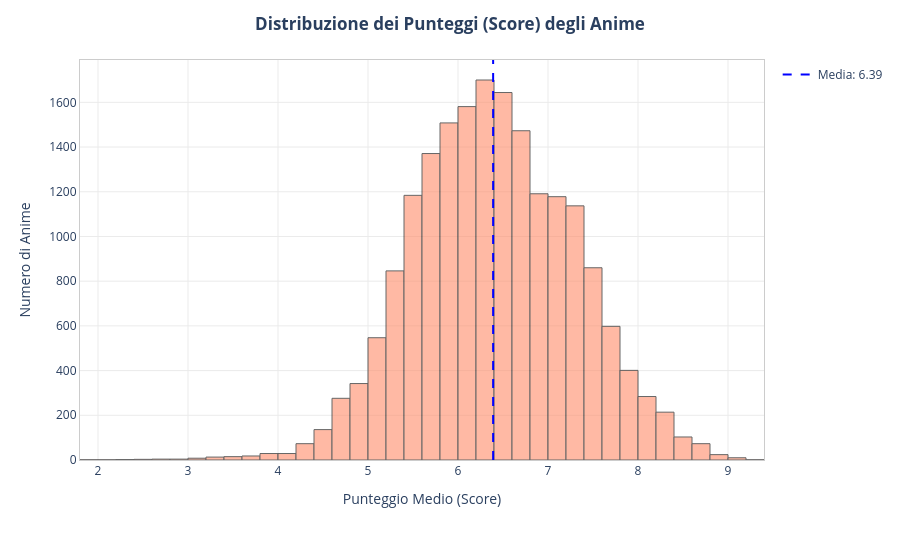

This figure's notebook cell:
### Markdown cell above
## 3. Overview e Distribuzione Globale (Il "Colpo d'occhio")

Per un Fan, il primo interesse è spesso capire come si posizionano i propri anime preferiti rispetto alla media generale. Iniziamo analizzando la distribuzione dei punteggi (`score`). 

* **Scelta di Design (HCI):** Utilizziamo un istogramma con una curva di densità (KDE). Questo permette all'utente di identificare immediatamente dov'è la "maggioranza" dei voti, fornendo un ancoraggio cognitivo prima di esplorare dati più specifici.

### Code cell
import plotly.express as px
import plotly.graph_objects as go

# Rimuoviamo i valori nulli 
df_voti_validi = df_details[df_details['score'].notnull()].copy()
media_score = df_voti_validi['score'].mean()

# Creiamo l'istogramma
fig = px.histogram(
    df_voti_validi, 
    x='score', 
    color_discrete_sequence=['#FF8C69'] # Colore leggermente più chiaro per simulare Seaborn
)

# 1. CORREZIONE COLONNE E TRASPARENZA
fig.update_traces(
    xbins=dict(start=1, end=10, size=0.2), # Forza le colonne ad essere sottili come in Seaborn
    marker_line_color='black', 
    marker_line_width=1, 
    opacity=0.6, # Aggiunge la trasparenza esatta di "Prima.jpeg"
    hovertemplate='<b>Punteggio:</b> %{x}<br><b>Numero di Anime:</b> %{y}<extra></extra>' 
)

# 2. CORREZIONE LAYOUT E GRIGLIA
fig.update_layout(
    title='<b>Distribuzione dei Punteggi (Score) degli Anime</b>',
    title_x=0.5, # Centra il titolo come in Seaborn
    xaxis_title='Punteggio Medio (Score)',
    yaxis_title='Numero di Anime',
    plot_bgcolor='white', # Sfondo bianco
    width=900, 
    height=540,
    hoverlabel=dict(bgcolor="white", font_size=13, font_family="Arial")
)

# Creiamo il "riquadro" grigio chiaro attorno al grafico (Bounding Box) e la griglia interna
fig.update_xaxes(
    showgrid=True, gridwidth=1, gridcolor='#EBEBEB', 
    showline=True, linewidth=1, linecolor='#CCCCCC', mirror=True # 'mirror=True' chiude il riquadro
)
fig.update_yaxes(
    showgrid=True, gridwidth=1, gridcolor='#EBEBEB', 
    showline=True, linewidth=1, linecolor='#CCCCCC', mirror=True
)

# 3. CORREZIONE DELLA LINEA MEDIA E DELLA LEGENDA
# Aggiungiamo la linea tratteggiata
fig.add_vline(
    x=media_score, 
    line_dash="dash", 
    line_color="blue", 
    line_width=2
)

# Trucco elegante: Aggiungiamo una "finta" traccia invisibile solo per far apparire 
# il riquadro della legenda in alto a destra, identico a quello di Seaborn!
fig.add_trace(go.Scatter(
    x=[None], y=[None],
    mode='lines',
    line=dict(color='blue', width=2, dash='dash'),
    name=f'Media: {media_score:.2f}'
))

# Mostriamo il grafico interattivo
fig.show()

### Figure 1 — Plotly figure (JSON) as saved in the notebook; plotly's stock layout.template omitted (floating-point values rounded to 4 significant figures; data arrays with more than 128 entries replaced by an {"elided": "..."} marker saying what was removed)
{"data": [{"bingroup": "x", "hovertemplate": "<b>Punteggio:</b> %{x}<br><b>Numero di Anime:</b> %{y}<extra></extra>", "legendgroup": "", "marker": {"color": "#FF8C69", "line": {"color": "black", "width": 1}, "pattern": {"shape": ""}}, "name": "", "opacity": 0.6, "orientation": "v", "showlegend": false, "type": "histogram", "x": {"elided": "18882 float values"}, "xaxis": "x", "xbins": {"end": 10, "size": 0.2, "start": 1}, "yaxis": "y"}, {"line": {"color": "blue", "dash": "dash", "width": 2}, "mode": "lines", "name": "Media: 6.39", "type": "scatter", "x": [null], "y": [null]}], "layout": {"barmode": "relative", "height": 540, "hoverlabel": {"bgcolor": "white", "font": {"family": "Arial", "size": 13}}, "legend": {"tracegroupgap": 0}, "margin": {"t": 60}, "plot_bgcolor": "white", "shapes": [{"line": {"color": "blue", "dash": "dash", "width": 2}, "type": "line", "x0": 6.39, "x1": 6.39, "xref": "x", "y0": 0, "y1": 1, "yref": "y domain"}], "title": {"text": "<b>Distribuzione dei Punteggi (Score) degli Anime</b>", "x": 0.5}, "width": 900, "xaxis": {"anchor": "y", "domain": [0, 1], "gridcolor": "#EBEBEB", "gridwidth": 1, "linecolor": "#CCCCCC", "linewidth": 1, "mirror": true, "showgrid": true, "showline": true, "title": {"text": "Punteggio Medio (Score)"}}, "yaxis": {"anchor": "x", "domain": [0, 1], "gridcolor": "#EBEBEB", "gridwidth": 1, "linecolor": "#CCCCCC", "linewidth": 1, "mirror": true, "showgrid": true, "showline": true, "title": {"text": "Numero di Anime"}}}}
